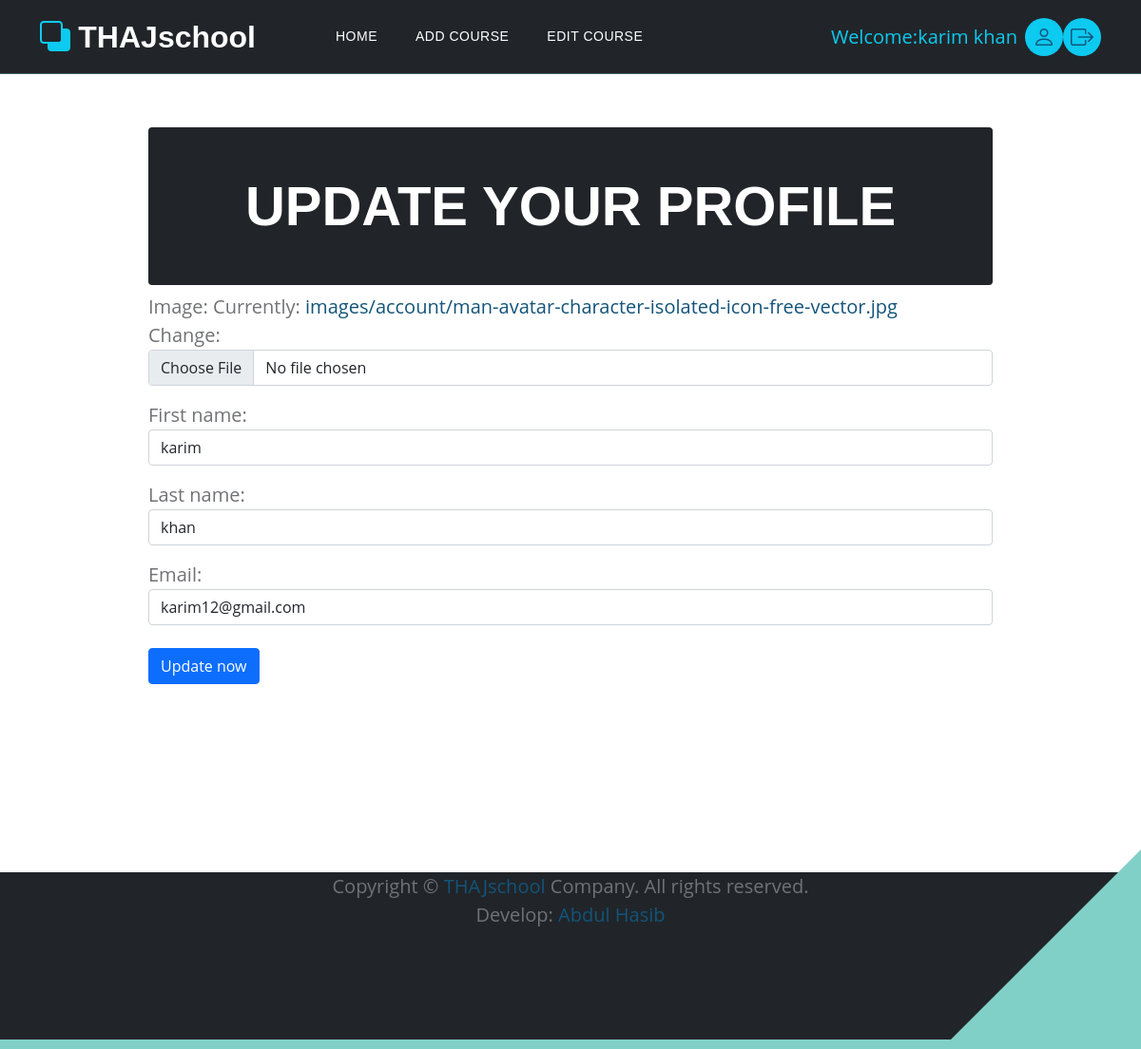
Page /teacher/user-profile/ (signed in) on the committed database.
### accounts/models.py (models this page shows, shortened)
class UserAccount(AbstractBaseUser):
  class Types(models.TextChoices):
        STUDENT = "STUDENT" , "student"
        TEACHER = "TEACHER" , "teacher"
  type = models.CharField(max_length = 8 , choices = Types.choices , default = Types.TEACHER)
  first_name = models.CharField(max_length=50, null=True)
  last_name = models.CharField(max_length=50, null=True)
  username = models.CharField(max_length=50, unique=True, null=True)
  phone_number = models.CharField(max_length=50, null=True)
  email = models.EmailField(max_length=100, unique=True)
  image = models.ImageField(upload_to = 'images/account/', null=False, blank = False, default='images/account/profile.jpg')
  date_joined = models.DateTimeField(auto_now_add=True)
  last_login = models.DateTimeField(auto_now=True, null=True)
  is_active = models.BooleanField(default = True)
  is_staff = models.BooleanField(default = False)
  is_superuser = models.BooleanField(default = False)
  is_admin = models.BooleanField(default= False)
  is_student = models.BooleanField(default = False)
  is_teacher = models.BooleanField(default = False)
  USERNAME_FIELD = "email"
  REQUIRED_FIELDS = ['username', 'first_name', 'last_name']
  objects = UserAccountManager()

### teachers/views.py (the view, shortened to what this page needs)
# urls.py: path('user-profile/', views.teacherAccountupdate.as_view(), name = 'user_profile')
class teacherAccountupdate(View):
  template_name = 'user_profile.html'
  def get(self, request):
    form = UserUpdateForm(instance = request.user)
    return render(request, self.template_name, {'form':form})

### teachers/forms.py
class UserUpdateForm(forms.ModelForm):
    class Meta:
        model = Teacher
        fields = [ 'image',  'first_name', 'last_name', 'email']
    def __init__(self, *args, **kwargs):
        super().__init__(*args, **kwargs)
        for field in self.fields:
            self.fields[field].widget.attrs.update({
                'class': (
                    'form-control'
                )
            })

### teachers/context_processors.py (called while the page is built)
def menu_links(request):
  links = Department.objects.all()
  return dict(links = links)

### teachers/templates/user_profile.html (shortened to what this page needs)
{% extends "base.html" %}
{% block content %}
<nav class="navbar navbar-expand-lg bg-dark">
  <div class="container">
    <a class="navbar-brand " href="{% url 'home' %}">
      <i class="bi-back text-info"></i>
      <span class="text-white">THAJschool</span>
    </a>
    <div class="collapse navbar-collapse m-0" id="navbarNav">
      <ul class="navbar-nav ms-lg-5 me-lg-auto ">
        <li class="nav-item active">
          <a class="nav-link mr-2 text-white ml-5" href="{% url 'profile' %}">Home </a>
        </li>
        <li class="nav-item">
          <a class="nav-link text-white" href="{% url 'add_course' %}">Add Course</a>
        </li>
        <li class="nav-item">
          <a class="nav-link text-white" href="{% url 'edit_page' %}">Edit Course</a>
        </li>
      </ul>
      <p class="text-info m-2 ">Welcome:{{request.user.first_name}} {{request.user.last_name}}</p>
      <a href="{% url 'user_profile'  %}" class="navbar-icon bg-info bi-person  smoothscroll"></a>
      <a href="{% url 'logout' %}" class="navbar-icon bg-info bi bi-box-arrow-right mr-2"></a>
    </div>
  </div>
</nav>
<div class="container" style="margin-top:40px">
  <div class="row">
  <div style="width: 80%; margin:auto; height:100vh">
  <h1 class="bg-dark mt-3 p-5 rounded text-center text-white ">UPDATE YOUR PROFILE</h1>
  <form method="post">
    {{form.as_p}}
  <button class="btn btn-primary mt-2" type="submit">Update now</button>
  </form>
</div>
  </div>
</div>
{% endblock content %}

### static/css/templatemo-topic-listing.css (style rules this page uses)
:root { --white-color: #ffffff; --primary-color: #13547a; --secondary-color: #80d0c7; --section-bg-color: #f0f8ff; --custom-btn-bg-color: #80d0c7; --custom-btn-bg-hover-color: #13547a; --dark-color: #000000; --p-color: #717275; --border-color: #7fffd4; --link-hover-color: #13547a; --body-font-family: 'Open Sans', sans-serif; --title-font-family: 'Montserrat', sans-serif; --h1-font-size: 58px; --h2-font-size: 46px; --h3-font-size: 32px; --h4-font-size: 28px; --h5-font-size: 24px; --h6-font-size: 22px; --p-font-size: 20px; --menu-font-size: 14px; --btn-font-size: 18px; --copyright-font-size: 16px; --border-radius-large: 100px; --border-radius-medium: 20px; --border-radius-small: 10px; --font-weight-normal: 400; --font-weight-medium: 500; --font-weight-semibold: 600; --font-weight-bold: 700; }
body { background-color: var(--white-color); font-family: var(--body-font-family); }
h1, h2, h3, h4, h5, h6 { font-family: var(--title-font-family); font-weight: var(--font-weight-semibold); }
h1 { font-size: var(--h1-font-size); font-weight: var(--font-weight-bold); }
p { color: var(--p-color); font-size: var(--p-font-size); font-weight: var(--font-weight-normal); }
ul li { color: var(--p-color); font-size: var(--p-font-size); font-weight: var(--font-weight-normal); }
a, button { touch-action: manipulation; transition: all 0.3s; }
a { display:inline; color: var(--primary-color); text-decoration: none; }
.navbar { background: transparent; border-bottom: 1px solid rgba(128, 208, 199, 0.35); z-index: 9; }
.navbar-brand, .navbar-brand:hover { font-size: var(--h3-font-size); font-weight: var(--font-weight-bold); display: block; }
.navbar-brand span { font-family: var(--title-font-family); }
.navbar-expand-lg .navbar-nav .nav-link { border-radius: var(--border-radius-large); margin: 10px; padding: 10px; }
.navbar-nav .nav-link { display: inline-block; color: var(--white-color); font-family: var(--title-font-family); font-size: var(--menu-font-size); font-weight: var(--font-weight-medium); text-transform: uppercase; letter-spacing: 0.5px; position: relative; padding-top: 15px; padding-bottom: 15px; }
.navbar-icon { border-radius: var(--border-radius-large); display: inline-block; font-size: var(--h5-font-size); width: 40px; height: 40px; line-height: 40px; text-align: center; transition: all 0.3s ease; }
a { touch-action: manipulation; }

### rows in the picture
UserAccount: user.first_name "karim", user.last_name "khan", first_name "karim", last_name "khan", email "karim12@gmail.com"
